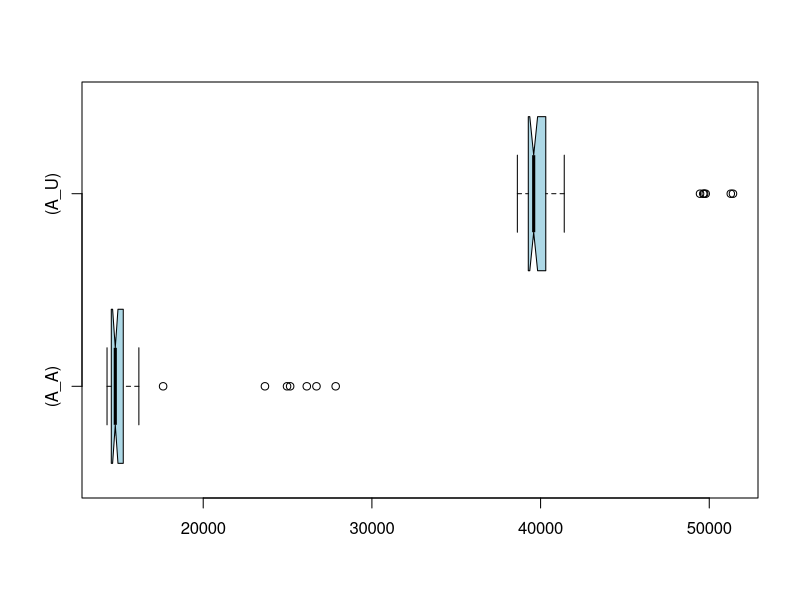

Write the R code that produced this figure.
if (exists("A_A")) remove("A_A")
if (exists("A_U")) remove("A_U")
if (exists("C_A")) remove("C_A")
if (exists("C_U")) remove("C_U")
A_U<-c(51405,49788,49697,49453,49645,51276,39535,41062,41403,38792,39501,39508,39621,39225,39515,39815,39138,39261,39866,39427,39953,39329,40070,40688,39711,40190,39415,38908,39560,39230,39837,39093,40058,39562,40308,39362,40907,39245,39651,38623,39467,39025,39751,38937,39731,40332,41043,39167,39338,39271)
A_A<-c(23659,25153,26140,24969,26714,27852,14848,14616,16185,14798,14808,14873,14497,14352,14529,15528,14298,14632,14730,14708,14949,15260,14918,15506,14602,15206,14693,14425,14835,14550,14776,14875,14402,14624,15362,14708,14493,15675,14613,14343,14801,14860,14440,14418,17622,14734,14755,14463,14426,14927)
if (exists("A_U")) boxplot.stats(A_U)
if (exists("A_A")) boxplot.stats(A_A)
if (exists("C_U")) boxplot.stats(C_U)
if (exists("C_A")) boxplot.stats(C_A)
if (exists("A_U")) summary(A_U)
if (exists("A_A")) summary(A_A)
if (exists("C_U")) summary(C_U)
if (exists("C_A")) summary(C_A)
if (exists("A_U")) boxplot(A_A,A_U,col="lightblue",horizontal=TRUE,match=TRUE,names=c("(A_A)","(A_U)"),notch=TRUE)
if (exists("C_U")) boxplot(C_A,C_U,col="lightblue",horizontal=TRUE,match=TRUE,names=c("(C_A)","(C_U)"),notch=TRUE)
